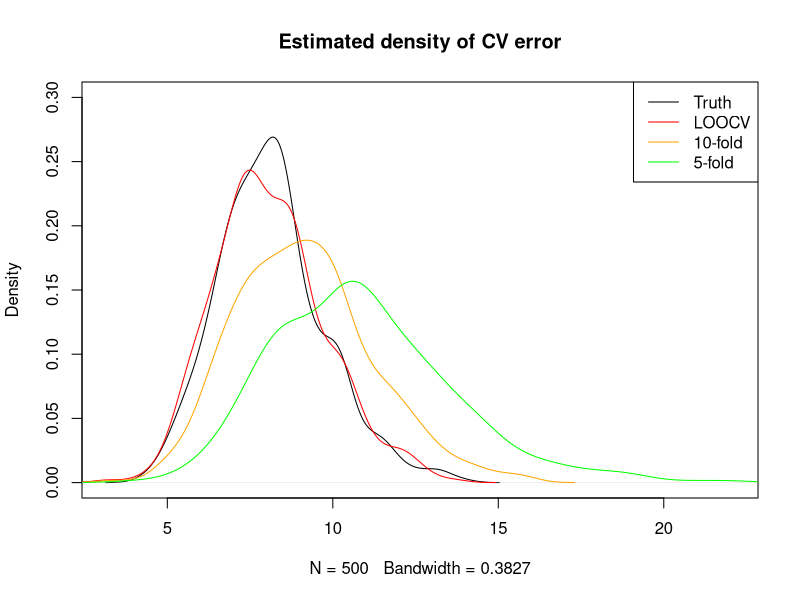

The R script that drew this image:
##################################################
## Implementing CV methods for a simulated dataset
## We will generate X and y and generating new independent
## X.new and y.new, we will calculate the "true" prediction error
## Then we implement the LOOCV, and K-fold CV
##################################################

set.seed(10)

n <- 100
p <- 50
sigma2.star <- 4
beta.star <- rnorm(p, mean = 2)
beta.star  # to output

# repeat 500 times
B <- 5e2
foo <- 0

# we will use the following code to make our K-fold splits
permutation <- sample(1:n, replace = FALSE) # random permutation of 1:n
K <- 10
# Making a list of indices for each split
(test.index <- split(permutation, rep(1:K, length = n, each = n/K)))




## Setting up the simulation
CV.error <- matrix(0, nrow = B, ncol = 4)
time <- matrix(0, nrow = B, ncol = 3)
colnames(CV.error) <- c( "Truth","LOOCV", "10-fold", "5-fold")

for(b in 1:B)
{
  # code takes a while, hence printing for feedback
  if(b %% 100 == 0) print(b) 
  
  # Generate new d
  # Making design matrix, first column is 1
  X <- cbind(1, matrix(rnorm(n*(p-1)), nrow = n, ncol = (p-1)))
  
  # Generating response
  y <-  X %*% beta.star + rnorm(n, mean = 0, sd = sqrt(sigma2.star))
  
  beta.mle <- solve( t(X) %*% X) %*% t(X) %*% y
  
  # independent new X and y 
  X.new <- cbind(1, matrix(rnorm(n*(p-1)), nrow = n, ncol = (p-1)))
  y.new <-  X.new %*% beta.star + rnorm(n, mean = 0, sd = sqrt(sigma2.star))
  
  CV.error[b, 1] <-  mean( (y.new - X.new %*% beta.mle)^2 )
  
  ## The above is only to obtain the true prediction error

  ## Now the following code obtains the CV estimates.
  ## the code below does not utilize the new data
  ## since new data is not available when we do CV.
  


  ################################################
  # Leave-one-out Cross-validation
  
  time0 <- proc.time()[3]
  foo2 <- 0
  for(i in 1:n)
  {
    # Making training data
    X.train <- X[-i,] # removing ith X
    y.train <- y[-i]  #removing ith y
    
    # fitting model for training data
    beta.train <- solve(t(X.train) %*% X.train) %*% t(X.train) %*% y.train
    
    # test error
    foo2 <- foo2 + (y[i] - X[i,] %*% beta.train)^2
  }
  CV.error[b, 2] <- foo2/n
  time[b,1] <- proc.time()[3] - time0
  
  
  ################################################
  # 10-fold Cross-validation
  permutation <- sample(1:n, replace = FALSE)
  K <- 10
  
  # Making a list of indices for each split
  test.index <- split(permutation, rep(1:K, length = n, each = n/K))
  
  time0 <- proc.time()[3]
  foo3 <- 0
  for(k in 1:K)
  {
    X.train <- X[-test.index[[k]], ]
    y.train <- y[-test.index[[k]]]
    X.test <- X[test.index[[k]], ]
    y.test <- y[test.index[[k]]]
    
    beta.train <- solve(t(X.train) %*% X.train) %*% t(X.train) %*% y.train
    
    foo3 <- foo3 + sum( (y.test - X.test %*% beta.train)^2)
  }
  CV.error[b, 3] <- foo3/n
  time[b,2] <- proc.time()[3] - time0
  
  ################################################
  # 5-fold Cross-validation
  
  # Making a permutation from 1:n
  permutation <- sample(1:n, replace = FALSE)
  K <- 5
  test.index <- split(permutation, rep(1:K, length = n, each = n/K))
  
  time0 <- proc.time()[3]
  foo4 <- 0
  for(k in 1:K)
  {
    X.train <- X[-test.index[[k]], ]
    y.train <- y[-test.index[[k]]]
    X.test <- X[test.index[[k]], ]
    y.test <- y[test.index[[k]]]
    
    beta.train <- solve(t(X.train) %*% X.train) %*% t(X.train) %*% y.train
    
    foo4 <- foo4 + sum( (y.test - X.test %*% beta.train)^2)
  }
  CV.error[b, 4] <- foo4/n
  time[b,3] <- proc.time()[3] - time0
  ################################################
}

# Final estimates
colMeans(CV.error)

#LOOCV is most expensive
colMeans(time)

# LOOCV is the closest
plot(density(CV.error[,1]), xlim = range(CV.error), ylim = c(0, .30), main = "Estimated density of CV error")
lines(density(CV.error[,2]), col = "red")
lines(density(CV.error[,3]), col = "orange")
lines(density(CV.error[,4]), col = "green")
legend("topright", legend = colnames(CV.error), col = c("black", "red", "orange", "green"), lty = 1)

